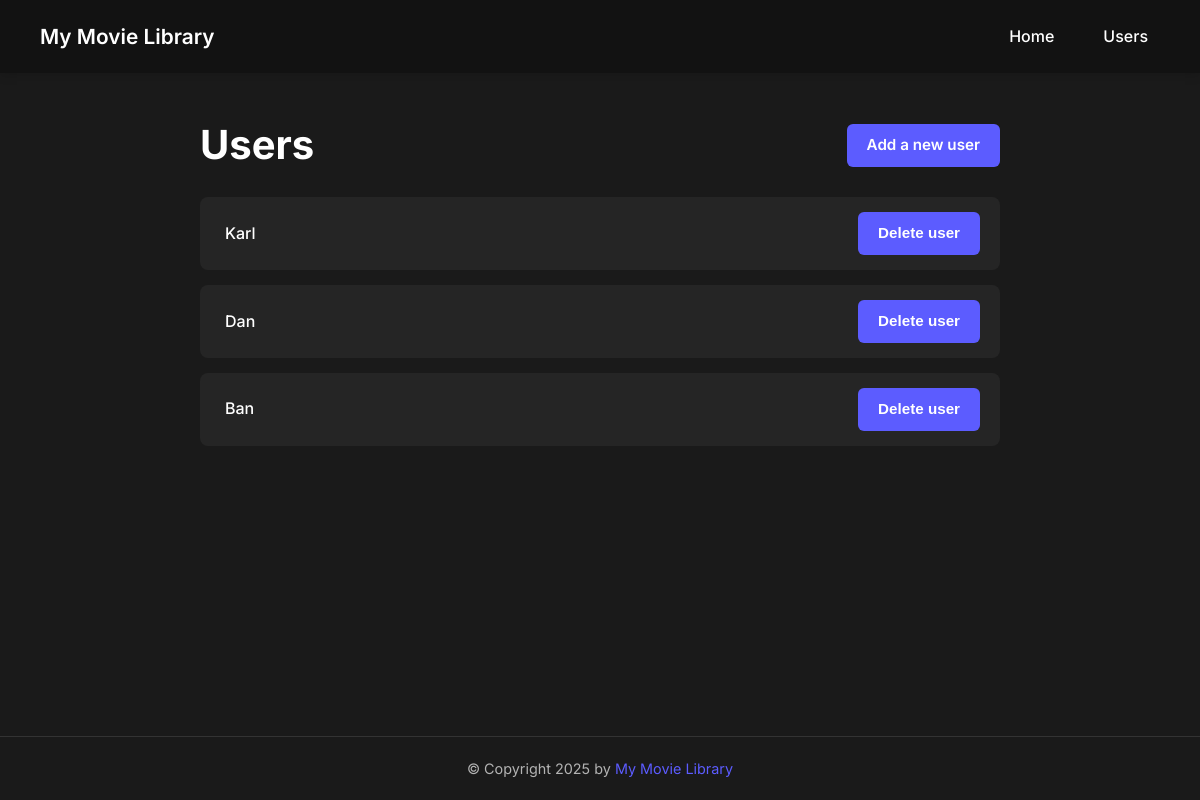
/users, run on an earlier commit of the app's database.
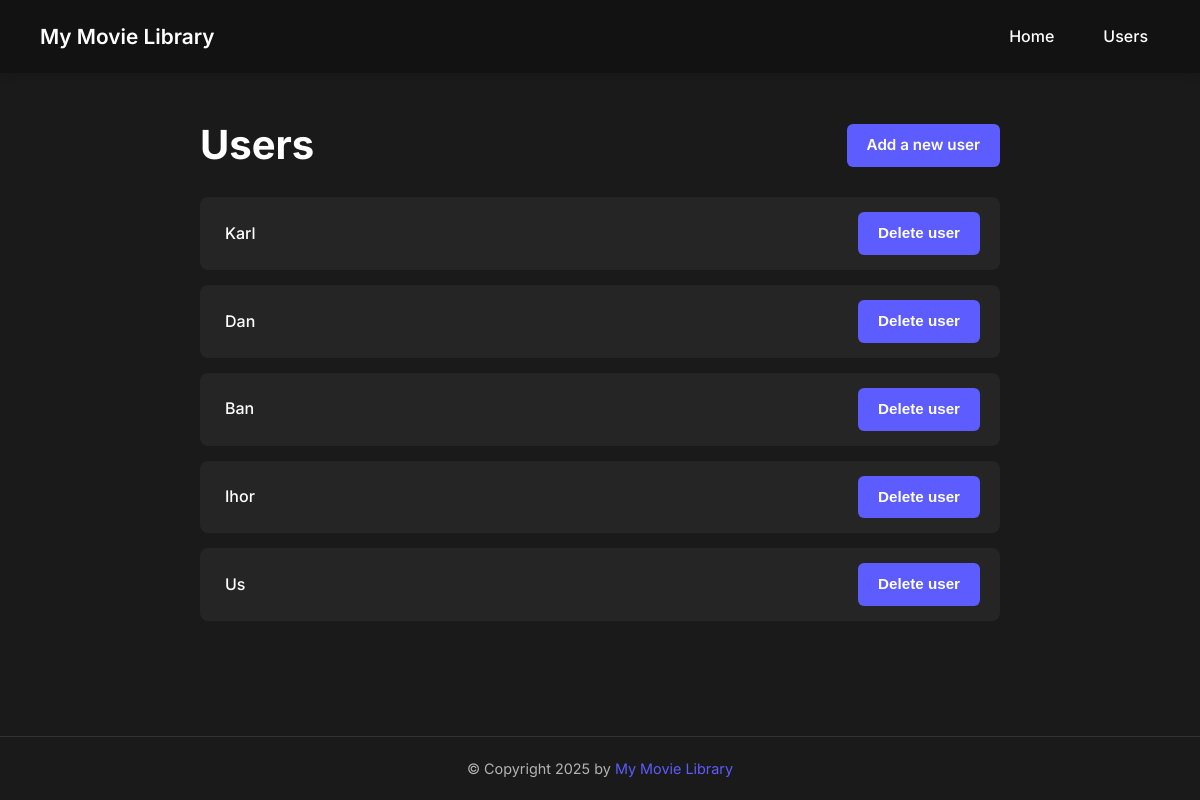
And on a later commit of the database.
### storage/sqlite_data_manager.py (models this page shows, shortened)
class UserAccount(db.Model):
    id: Mapped[int] = mapped_column(primary_key=True, autoincrement=True)
    name: Mapped[str] = mapped_column(unique=True)
    movies: Mapped[List['Movie']] = relationship(back_populates='user', cascade='all, delete-orphan')

### app.py (the view)
@app.get('/users')
def list_all_users():
    users = data_manager.get_all_users()
    return render_template('users.html', users=users)

### storage/sqlite_data_manager.py (called while the page is built)
    def get_all_users(self):
        return self.db.session.execute(self.db.select(UserAccount)).scalars()

### templates/users.html
{% extends "layout.html" %}
{% block head %}
  {{ super() }}
{% endblock %}
{% block content %}
  <div class="container">
    <div class="content-header users-page-header">
      <h1>Users</h1>
      <a href="/add_user" class="btn">Add a new user</a>
    </div>
    <section class="users-list">
      {% for user in users %}
      <div class="user-item">
        <div class="user">
          <a href="/users/{{user.id}}" class="user-link">{{user.name}}</a>
        </div>
        <div class="delete-user">
          <form action="/delete_user/{{user.id}}" method="post">
            <button type="submit" class="btn btn-small btn-danger">Delete user</button>
          </form>
        </div>
      </div>
      {% endfor %}
    </section>
  </div>
{% endblock %}

### templates/layout.html (shortened to what this page needs)
<!doctype html>
<html lang="en">
  <head>
    {% block head %}
    <link rel="stylesheet" href="{{ url_for('static', filename='style.css') }}">
    {% endblock %}
  </head>
  <body>
    <div class="page-container">
      <header id="header">
        <a href="/" class="site-logo">My Movie Library</a>
        <nav>
          <ul class="nav-list">
            <li><a href="/">Home</a></li>
            <li><a href="/users">Users</a></li>
          </ul>
        </nav>
      </header>
      <main class="main-content">
        <div id="content">
          {% block content %}{% endblock %}
        </div>
      </main>
      <footer id="footer">
        {% block footer %}
        &copy; Copyright 2025 by <a href="/">My Movie Library</a>
        {% endblock %}
      </footer>
    </div>
  </body>
</html>

### static/style.css (style rules this page uses)
:root { --dark-bg: #1a1a1a; --darker-bg: #121212; --light-text: #ffffff; --secondary-text: #b3b3b3; --accent-color: #5c5cff; --button-color: #5c5cff; --button-hover: #4646ff; --button-danger: #dc3545; --button-danger-hover: #c82333; --button-secondary: #6c757d; --button-secondary-hover: #5a6268; --card-bg: #252525; --border-color: #333333; --success-color: #28a745; --success-hover: #218838; --form-bg: rgba(0, 0, 0, 0.2); --focus-color: #7f7fff; --focus-shadow: 0 0 0 0.2rem rgba(92, 92, 255, 0.25); }
*, *::before, *::after { box-sizing: border-box; }
.page-container { display: flex; flex-direction: column; min-height: 100vh; }
.main-content { flex: 1 0 auto; padding-top: 20px; padding-bottom: 20px; }
body { font-family: 'Inter', -apple-system, BlinkMacSystemFont, 'Segoe UI', Roboto, Oxygen, Ubuntu, Cantarell, 'Open Sans', 'Helvetica Neue', sans-serif; background-color: var(--dark-bg); color: var(--light-text); margin: 0; padding: 0; line-height: 1.6; }
.container { width: 100%; max-width: 1200px; margin: 0 auto; padding: 20px; }
.content-header { display: flex; justify-content: space-between; align-items: center; margin-bottom: 20px; flex-wrap: wrap; gap: 15px; }
.content-header h1, .content-header h2 { margin: 0; }
.users-page-header h1 { margin-left: 180px; }
.users-page-header .btn { margin-right: 180px; }
h1 { font-size: 2.5rem; font-weight: 700; margin-bottom: 1rem; color: var(--light-text); }
a { color: var(--accent-color); text-decoration: none; transition: color 0.2s ease, background-color 0.2s ease; }
#header { display: flex; justify-content: space-between; align-items: center; padding: 20px 40px; background-color: var(--darker-bg); box-shadow: 0 2px 10px rgba(0, 0, 0, 0.15); }
.site-logo { font-weight: 600; font-size: 1.3rem; color: var(--light-text); }
.nav-list { display: flex; list-style: none; padding: 0; margin: 0; gap: 25px; }
nav a { color: var(--light-text); font-weight: 500; padding: 8px 12px; border-radius: 5px; }
.btn, button[type="submit"] { display: inline-flex; align-items: center; justify-content: center; padding: 10px 20px; background-color: var(--button-color); color: white; border: none; border-radius: 6px; cursor: pointer; font-weight: 600; font-size: 0.95rem; transition: background-color 0.2s, transform 0.1s; text-align: center; line-height: 1.5; }
.btn-small { padding: 8px 12px; font-size: 0.85rem; }
.btn-danger { background-color: var(--button-danger); }
.users-list { max-width: 800px; margin: 0 auto; }
.user-item { display: flex; justify-content: space-between; align-items: center; background-color: var(--card-bg); padding: 15px 20px; margin-bottom: 15px; border-radius: 8px; transition: background-color 0.2s; }
.user-link { font-weight: 500; color: var(--light-text); text-decoration: none; padding: 5px; }
#footer { padding: 20px; text-align: center; color: var(--secondary-text); font-size: 0.9rem; border-top: 1px solid var(--border-color); margin-top: 40px; flex-shrink: 0; }

What changed in the data, as far as the page shows it:
added UserAccount: name "Ihor"
added UserAccount: name "Us"
